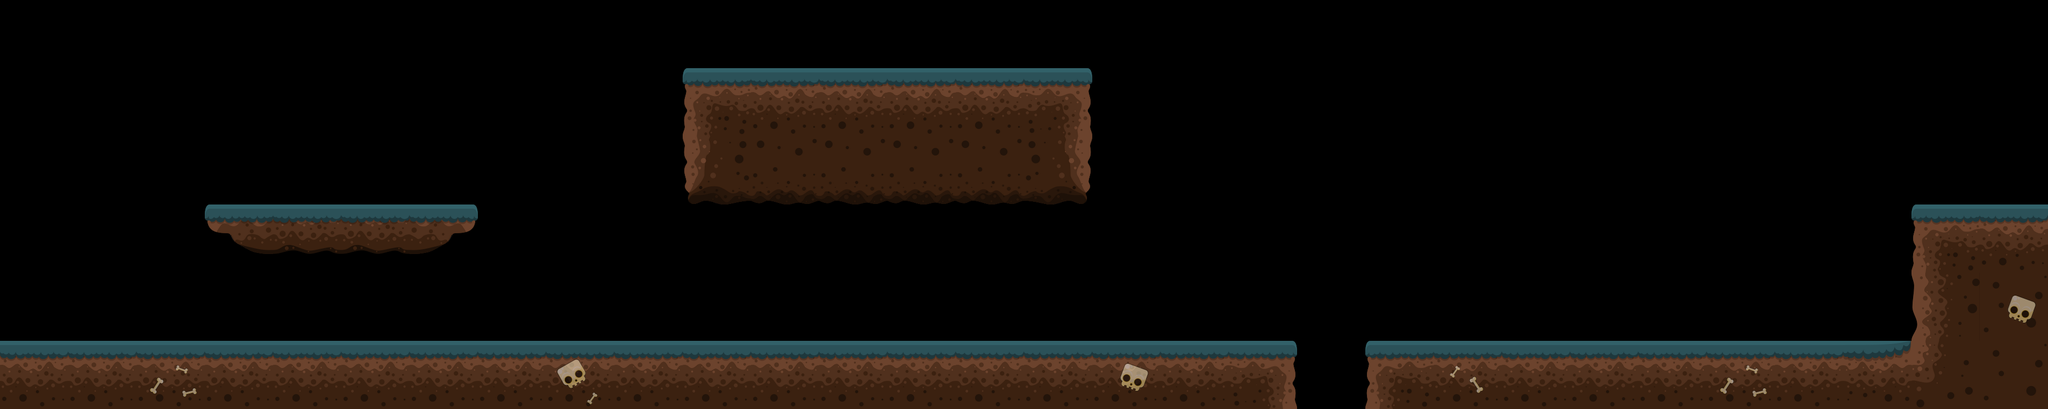

A 2D game scene composited from a Tiled map and its tileset images. What follows is a short description and the map's XML, with every tile layer's data as written:
An orthogonal 30x6 tile map with 128x128 px tiles, 2 tile layers (ground, deco), 14 tilesets and 10 objects.

<map version="1.0" orientation="orthogonal" renderorder="right-down" width="30" height="6" tilewidth="128" tileheight="128" nextobjectid="26">
 <tileset firstgid="1" name="tileset" tilewidth="128" tileheight="128" tilecount="16" columns="8">
  <image source="../images/tiles/tileset.png" width="1024" height="256" />
  <tile id="14">
   <objectgroup draworder="index">
    <object id="12" x="0" y="0" width="128" height="96" />
   </objectgroup>
  </tile>
 </tileset>
 <tileset firstgid="17" name="Bone (1)" tilewidth="128" tileheight="128" tilecount="1" columns="1">
  <image source="../images/tiles/Bone (1).png" width="128" height="128" />
 </tileset>
 <tileset firstgid="18" name="Bone (2)" tilewidth="128" tileheight="128" tilecount="1" columns="1">
  <image source="../images/tiles/Bone (2).png" width="128" height="128" />
 </tileset>
 <tileset firstgid="19" name="Bone (3)" tilewidth="128" tileheight="128" tilecount="1" columns="1">
  <image source="../images/tiles/Bone (3).png" width="128" height="128" />
 </tileset>
 <tileset firstgid="20" name="Bone (4)" tilewidth="128" tileheight="128" tilecount="1" columns="1">
  <image source="../images/tiles/Bone (4).png" width="128" height="128" />
 </tileset>
 <tileset firstgid="21" name="Tree" tilewidth="286" tileheight="239" tilecount="1" columns="1">
  <image source="../images/objects/Tree.png" width="286" height="239" />
 </tileset>
 <tileset firstgid="22" name="Skeleton" tilewidth="102" tileheight="50" tilecount="1" columns="1">
  <image source="../images/objects/Skeleton.png" width="102" height="50" />
 </tileset>
 <tileset firstgid="23" name="ArrowSign" tilewidth="86" tileheight="87" tilecount="1" columns="1">
  <image source="../images/objects/ArrowSign.png" width="86" height="87" />
 </tileset>
 <tileset firstgid="24" name="Bush (1)" tilewidth="182" tileheight="90" tilecount="1" columns="1">
  <image source="../images/objects/Bush (1).png" width="182" height="90" />
 </tileset>
 <tileset firstgid="25" name="Bush (2)" tilewidth="100" tileheight="64" tilecount="1" columns="1">
  <image source="../images/objects/Bush (2).png" width="100" height="64" />
 </tileset>
 <tileset firstgid="26" name="TombStone (1)" tilewidth="54" tileheight="55" tilecount="1" columns="1">
  <image source="../images/objects/TombStone (1).png" width="54" height="55" />
 </tileset>
 <tileset firstgid="27" name="TombStone (2)" tilewidth="53" tileheight="76" tilecount="1" columns="1">
  <image source="../images/objects/TombStone (2).png" width="53" height="76" />
 </tileset>
 <tileset firstgid="28" name="Crate" tilewidth="106" tileheight="106" tilecount="1" columns="1">
  <image source="../images/objects/Crate.png" width="106" height="106" />
 </tileset>
 <tileset firstgid="29" name="DeadBush" tilewidth="132" tileheight="74" tilecount="1" columns="1">
  <image source="../images/objects/DeadBush.png" width="132" height="74" />
 </tileset>
 <layer name="ground" width="30" height="6">
  <data encoding="csv">
0,0,0,0,0,0,0,0,0,0,0,0,0,0,0,0,0,0,0,0,0,0,0,0,0,0,0,0,0,0,
0,0,0,0,0,0,0,0,0,0,1,2,2,2,2,3,0,0,0,0,0,0,0,0,0,0,0,0,0,0,
0,0,0,0,0,0,0,0,0,0,12,9,9,9,9,13,0,0,0,0,0,0,0,0,0,0,0,0,0,0,
0,0,0,14,15,15,16,0,0,0,0,0,0,0,0,0,0,0,0,0,0,0,0,0,0,0,0,0,1,2,
0,0,0,0,0,0,0,0,0,0,0,0,0,0,0,0,0,0,0,0,0,0,0,0,0,0,0,0,4,5,
2,2,2,2,2,2,2,2,2,2,2,2,2,2,2,2,2,2,3,0,1,2,2,2,2,2,2,7,8,5
</data>
 </layer>
 <objectgroup name="background">
  <object id="15" gid="29" x="1536" y="640" width="132" height="74" />
  <object id="17" gid="28" x="1408" y="128" width="106" height="106" />
  <object id="18" gid="27" x="1792" y="128" width="53" height="76" />
  <object id="19" gid="26" x="640" y="384" width="54" height="55" />
  <object id="20" gid="25" x="896" y="640" width="100" height="64" />
  <object id="22" gid="24" x="2144" y="640" width="182" height="90" />
  <object id="23" gid="23" x="128" y="640" width="86" height="87" />
  <object id="24" gid="22" x="3712" y="384" width="102" height="50" />
  <object id="25" gid="21" x="2816" y="640" width="286" height="239" />
 </objectgroup>
 <layer name="deco" width="30" height="6" opacity="0.5">
  <data encoding="csv">
0,0,0,0,0,0,0,0,0,0,0,0,0,0,0,0,0,0,0,0,0,0,0,0,0,0,0,0,0,0,
0,0,0,0,0,0,0,0,0,0,0,0,0,0,0,0,0,0,0,0,0,0,0,0,0,0,0,0,0,0,
0,0,0,0,0,0,0,0,0,0,0,0,0,0,0,0,0,0,0,0,0,0,0,0,0,0,0,0,0,0,
0,0,0,0,0,0,0,0,0,0,0,0,0,0,0,0,0,0,0,0,0,0,0,0,0,0,0,0,0,0,
0,0,0,0,0,0,0,0,0,0,0,0,0,0,0,0,0,0,0,0,0,0,0,0,0,0,0,0,0,18,
0,0,19,0,0,0,0,0,17,0,0,0,0,0,0,0,18,0,0,0,0,20,0,0,0,19,0,0,0,0
</data>
 </layer>
</map>
